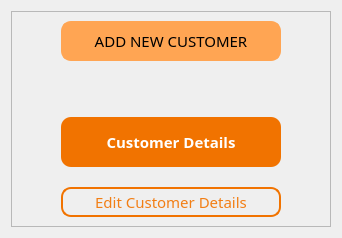
                <widget class="QWidget" name="tab">
                 <attribute name="title">
                  <string>Customer</string>
                 </attribute>
                 <layout class="QVBoxLayout" name="verticalLayout_8">
                  <item>
                   <widget class="QFrame" name="frame_5">
                    <property name="styleSheet">
                     <string notr="true">QLabel{color:white;background-color:#F17300; border: solid white; border-radius: 10px;}
QPushButton{color:#F27E14; border:2px solid #F17300; border-radius: 10px;padding:2px;}
QPushButton::hover{border:2px solid white; background-color:#F27E14; color:white;}
QPushButton#addCusButton{color: black; background-color: #FFA553; border: 2px solid #FFA553;}
QPushButton#addCusButton::hover{color:#FFA553; background-color: black; border: 2px solid black;}
</string>
                    </property>
                    <property name="frameShape">
                     <enum>QFrame::StyledPanel</enum>
                    </property>
                    <property name="frameShadow">
                     <enum>QFrame::Raised</enum>
                    </property>
                    <layout class="QGridLayout" name="gridLayout_3">
                     <property name="horizontalSpacing">
                      <number>60</number>
                     </property>
                     <property name="verticalSpacing">
                      <number>20</number>
                     </property>
                     <item row="0" column="1">
                      <widget class="QPushButton" name="addCusButton">
                       <property name="minimumSize">
                        <size>
                         <width>220</width>
                         <height>40</height>
                        </size>
                       </property>
                       <property name="maximumSize">
                        <size>
                         <width>220</width>
                         <height>40</height>
                        </size>
                       </property>
                       <property name="font">
                        <font>
                         <family>Montserrat</family>
                         <pointsize>11</pointsize>
                        </font>
                       </property>
                       <property name="cursor">
                        <cursorShape>PointingHandCursor</cursorShape>
                       </property>
                       <property name="styleSheet">
                        <string notr="true"/>
                       </property>
                       <property name="text">
                        <string>ADD NEW CUSTOMER</string>
                       </property>
                      </widget>
                     </item>
                     <item row="2" column="1">
                      <widget class="QLabel" name="label_11">
                       <property name="minimumSize">
                        <size>
                         <width>220</width>
                         <height>50</height>
                        </size>
                       </property>
                       <property name="maximumSize">
                        <size>
                         <width>220</width>
                         <height>50</height>
                        </size>
                       </property>
                       <property name="font">
                        <font>
                         <family>Montserrat</family>
                         <pointsize>11</pointsize>
                         <weight>75</weight>
                         <bold>true</bold>
                        </font>
                       </property>
                       <property name="text">
                        <string>Customer Details</string>
                       </property>
                       <property name="alignment">
                        <set>Qt::AlignCenter</set>
                       </property>
                      </widget>
                     </item>
                     <item row="2" column="2">
                      <spacer name="horizontalSpacer_2">
                       <property name="orientation">
                        <enum>Qt::Horizontal</enum>
                       </property>
                       <property name="sizeHint" stdset="0">
                        <size>
                         <width>40</width>
                         <height>20</height>
                        </size>
                       </property>
                      </spacer>
                     </item>
                     <item row="2" column="0">
                      <spacer name="horizontalSpacer">
                       <property name="orientation">
                        <enum>Qt::Horizontal</enum>
                       </property>
                       <property name="sizeHint" stdset="0">
                        <size>
                         <width>40</width>
                         <height>20</height>
                        </size>
                       </property>
                      </spacer>
                     </item>
                     <item row="3" column="1">
                      <widget class="QPushButton" name="edit_cus">
                       <property name="minimumSize">
                        <size>
                         <width>220</width>
                         <height>30</height>
                        </size>
                       </property>
                       <property name="maximumSize">
                        <size>
                         <width>220</width>
                         <height>30</height>
                        </size>
                       </property>
                       <property name="font">
                        <font>
                         <family>Montserrat</family>
                         <pointsize>11</pointsize>
                        </font>
                       </property>
                       <property name="cursor">
                        <cursorShape>PointingHandCursor</cursorShape>
                       </property>
                       <property name="text">
                        <string>Edit Customer Details</string>
                       </property>
                      </widget>
                     </item>
                     <item row="1" column="1">
                      <spacer name="verticalSpacer">
                       <property name="orientation">
                        <enum>Qt::Vertical</enum>
                       </property>
                       <property name="sizeType">
                        <enum>QSizePolicy::Fixed</enum>
                       </property>
                       <property name="sizeHint" stdset="0">
                        <size>
                         <width>20</width>
                         <height>36</height>
                        </size>
                       </property>
                      </spacer>
                     </item>
                    </layout>
                   </widget>
                  </item>
                 </layout>
                </widget>
